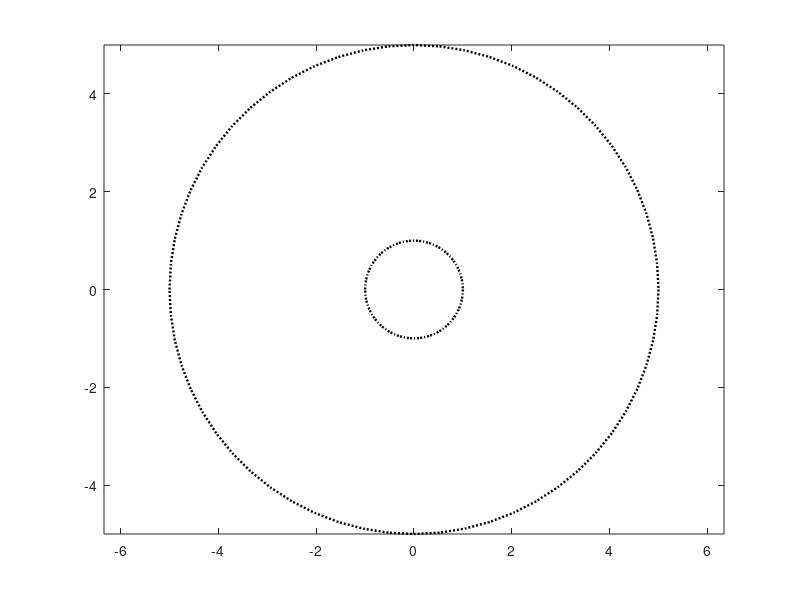

Recreate this plot in MATLAB. (Note: this script raises an error after producing the figure.)
% plot and print output

% set plotting scales
SCL = 100;
scl = [1/100,1];


% Figure 1: top-down disk view
figure(1); clf; set(gcf,'Visible','on','PaperUnits','centimeters','Units','centimeters','PaperSize',[24,18]);
rectangle('Position',[-1 -1  2  2],'Curvature',[1,1],'EdgeColor','k','LineStyle',':','LineWidth',1.75); hold on; box on; axis equal;
rectangle('Position',[-5 -5 10 10],'Curvature',[1,1],'EdgeColor','k','LineStyle',':','LineWidth',1.75);
scatter(X(1:2,1),X(1:2,2),[Rsun,Rggt].^2.*scl,zeros(2,3),'filled');
scatter(X(3:N,1),X(3:N,2),Rtot(3:N).^2.*SCL,[0,0,1],'filled');
scatter(X(3:N,1),X(3:N,2),Rrck(3:N).^2.*SCL,[0,1,0],'filled');
scatter(X(3:N,1),X(3:N,2),Rmtl(3:N).^2.*SCL,[1,0,0],'filled');

[~,I] = sort(M,'descend');
[~,J] = sort(r(I(3:7)),'ascend');
for n = 1:5
    ind = I(J(n)+2);
    scatter(X(ind,1),X(ind,2),(Rtot(ind)+0.01).^2.*SCL,[1,0,1],'LineWidth',1.5)
end

scatter(-11,-10,Rear^2.*SCL,[0,0,0]);
scatter(-11,-11,Rggt^2.*scl(2),[0,0,0],'filled');
text(-10,-10,'Earth','FontSize',13);
text(-10,-11,'star, gas giant (not to scale)','FontSize',13);

text(0.025,0.95,[num2str(time/yr,4),' years'],'Units','normalized','FontSize',13);
text(0.025,0.90,[int2str(N  ),' bodies'    ],'Units','normalized','FontSize',13);
text(0.025,0.85,[int2str(CLS),' collisions'],'Units','normalized','FontSize',13);

axis([X(1,1)-12,X(1,1)+12,X(1,2)-12,X(1,2)+12]);
title('Accretionary Disk – Top View','FontSize',15);
xlabel('Distance [AU]','FontSize',15)
ylabel('Distance [AU]','FontSize',15)

drawnow;
print(gcf,['../out/',runID,'/',runID,'_top_',int2str(step/nop)],'-dpdf','-vector','-fillpage');


% Figure 2: radial disk view
figure(2); clf; set(gcf,'Visible','on','PaperUnits','centimeters','PaperSize',[24,18]);
line([1,1],[-1,1],'Color','k','LineStyle',':','LineWidth',1.75); hold on; box on; axis equal;
line([5,5],[-1,1],'Color','k','LineStyle',':','LineWidth',1.75);
scatter(r(1:2),X(1:2,3),[Rsun,Rggt].^2.*scl,zeros(2,3),'filled');
scatter(r(3:N),X(3:N,3),Rtot(3:N).^2.*SCL,[0,0,1],'filled');
scatter(r(3:N),X(3:N,3),Rrck(3:N).^2.*SCL,[0,1,0],'filled');
scatter(r(3:N),X(3:N,3),Rmtl(3:N).^2.*SCL,[1,0,0],'filled');

ra = 1;
for n = 1:5
    ind = I(J(n)+2);
    scatter(r(ind),X(ind,3),(Rtot(ind)+0.01).^2.*SCL,[1,0,1],'LineWidth',1.5)
    a  = 0.25; r0 = 2.5;
    ra = max(mean(r(I(J(1:5)+2)))+(r(ind)-mean(r(I(J(1:5)+2))))./1.2,ra+1);
    Xa = 2.5+X(ind,3).*2;
    line([r(ind),ra],[X(ind,3),Xa],'Color','k','LineWidth',1);
    scatter(ra,Xa,(Rtot(ind)*2).^2.*SCL,[0,0,1],'filled'); hold on; box on; axis equal;
    scatter(ra,Xa,(Rrck(ind)*2).^2.*SCL,[0,1,0],'filled');
    scatter(ra,Xa,(Rmtl(ind)*2).^2.*SCL,[1,0,0],'filled');
end
text(1.35,4,'most massive bodies (x2)','FontSize',13);

scatter(1.0,-1.3,Rear^2.*SCL,[0,0,0]);
scatter(1.0,-2.0,Rggt^2.*scl(2),[0,0,0],'filled');
text(2,-1.3,'Earth','FontSize',13);
text(2,-2.0,'star, gas giant (not to scale)','FontSize',13);

text(0.5,6.0,[num2str(time/yr,4),' years'],'FontSize',13);
text(0.5,5.4,[int2str(N  ),' bodies'      ],'FontSize',13);
text(0.5,4.8,[int2str(CLS),' collisions'  ],'FontSize',13);

plot(5,6.0,'r.','MarkerSize',20);
plot(5,5.4,'g.','MarkerSize',20);
plot(5,4.8,'b.','MarkerSize',20);

text(5.5,6.0,'metal','FontSize',13);
text(5.5,5.4,'rock' ,'FontSize',13);
text(5.5,4.8,'ice'  ,'FontSize',13);

axis([0,X(1,1)+20,X(1,1)-2.5,X(1,1)+6.5]);
title('Accretionary Disk – Radial View','FontSize',15);
xlabel('Radial Distance [AU]','FontSize',15)

drawnow;
print(gcf,['../out/',runID,'/',runID,'_rad_',int2str(step/nop)],'-dpdf','-vector','-fillpage');


% Figure 3: Planetary Zoo
figure(3); clf; set(gcf,'Visible','on','PaperUnits','centimeters','PaperSize',[24,18]);
scatter(log10(M(3:N)),log10(Rtot(3:N)),SCL/2,r(3:N),'filled'); hold on; box on;
cb = colorbar('FontSize',13); cb.Label.String = 'Distance from Star [AU]'; colormap(flipud(copper)); clim([0,15]);

for n = 1:5
    ind = I(J(n)+2);
    scatter(log10(M(ind)),log10(Rtot(ind)),(1+0.01).*SCL/2,[1,0,1],'LineWidth',1.5)
end

scatter(0,0,SCL/2,[0,0,0]);
text(0.1,-0.1,'Earth','FontSize',13);

scatter(log10(M(2)),log10(Rtot(2)),SCL/2,[0,0,0],'filled');
text(log10(M(2)),log10(Rtot(2))-0.1,'gas giant','FontSize',13,'HorizontalAlignment','center');

axis([-3,3,-1.5,1.5]);
title('Planetary Zoo','FontSize',15);
xlabel('log_{10} Planetary Mass [Earth Mass]','FontSize',15)
ylabel('log_{10} Planetary Radius [Earth Radius]','FontSize',15)

text(-2.9,1.4,[num2str(time/yr,4),' years'],'FontSize',13);
text(-2.9,1.25,[int2str(N  ),' bodies'      ],'FontSize',13);
text(-2.9,1.1,[int2str(CLS),' collisions'  ],'FontSize',13);

drawnow;

print(gcf,['../out/',runID,'/',runID,'_zoo_',int2str(step/nop)],'-dpdf','-vector','-fillpage');

save(['../out/',runID,'/',runID,'_',int2str(step/nop)],'N','M','C','X','V','Fj','CLS','time','step');
save(['../out/',runID,'/',runID,'_cont']           ,'N','M','C','X','V','Fj','CLS','time','step');
